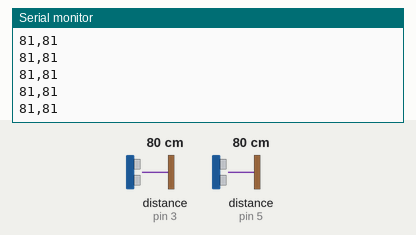
Recording of a sketch running on a simulated Arduino Uno, built with avr-gcc and run on an emulated ATmega328P. Parts: the last lines printed to the serial monitor. The test bench sets the inputs (shaded band); at power-on: distance to the obstacle (sensors on pin 3, pin 5) 80 cm. The echo pulse lasts 58.3 µs per cm.

Above: at 1.2 s.
1.3 s: distance to the obstacle (sensor on pin 3) set to 2 cm
At 1.34 s:
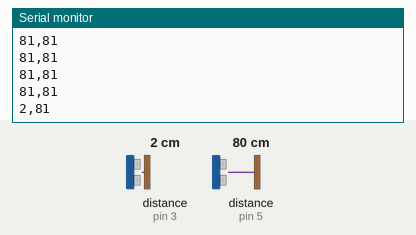
2.8 s: distance to the obstacle (sensor on pin 5) set to 18 cm
At 2.83 s:
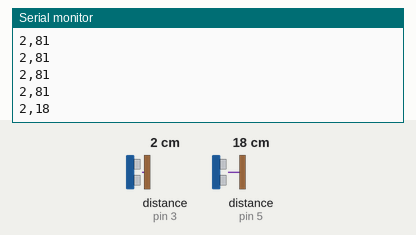
5.8 s: distance to the obstacle (sensor on pin 3) set to 4 cm
At 5.8 s:
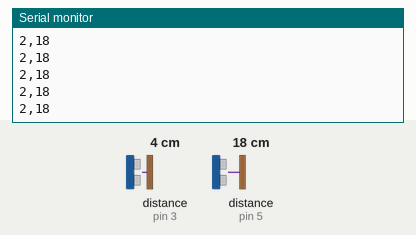
7.3 s: distance to the obstacle (sensor on pin 5) set to 2 cm
At 7.34 s:
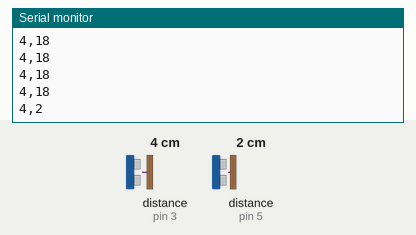
Timing chart, 0 to 9.8 s (numbered marks = the images above; inputs shaded):
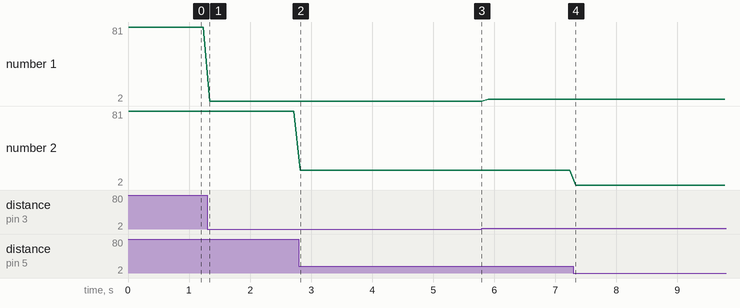

Measured:
- after the input at 1.3 s, the serial monitor: prints a new line at once (image 1)
- after the input at 2.8 s, the serial monitor: prints a new line at once (image 2)
- after the input at 7.3 s, the serial monitor: prints a new line at once (image 4)
- plotted number 1: 81 → 2 after the input at 1.3 s, 2 → 4 after the input at 5.8 s
- plotted number 2: 81 → 18 after the input at 2.8 s

The sketch:

UltrasonicSensors.ino
```cpp
#include <NewPing.h>

#define TRIGGER_PIN_FRONT  2
#define ECHO_PIN_FRONT     3
#define TRIGGER_PIN_REAR   4
#define ECHO_PIN_REAR      5
#define MAX_DISTANCE       200

NewPing sonarFront(TRIGGER_PIN_FRONT, ECHO_PIN_FRONT, MAX_DISTANCE);
NewPing sonarRear(TRIGGER_PIN_REAR, ECHO_PIN_REAR, MAX_DISTANCE);

void setup() {
  Serial.begin(9600);
}
// print("working1");
void loop() {
  unsigned int distanceFront = sonarFront.ping_cm();
  unsigned int distanceRear = sonarRear.ping_cm();
  // print("working2")

  Serial.print(distanceFront);
  Serial.print(",");
  Serial.println(distanceRear);

  delay(100);
}
```
